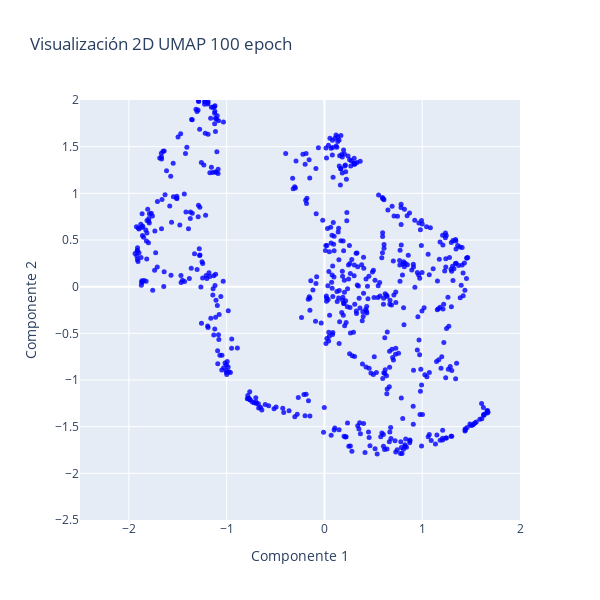

Notebook cell for this chart:
### Code cell
# Crear la figura
fig = go.Figure()

# Añadir el gráfico 2D (ignorando la tercera dimensión)
fig.add_trace(
    go.Scatter(
        x=all_weights_first_layer_mod["umap_2d_0"],
        y=all_weights_first_layer_mod["umap_2d_1"],
        mode='markers',
        marker=dict(size=5, opacity=0.8, color="blue"),
        showlegend=False  # Desactivar la leyenda
    )
)

rango_ejes = [-2.5, 2]

# Modificar los ejes del gráfico 2D
fig.update_xaxes(title_text="Componente 1", range=rango_ejes)
fig.update_yaxes(title_text="Componente 2", range=rango_ejes)

# Actualizar layout para ajustar el tamaño del gráfico
fig.update_layout(height=600, width=600, title_text=f"Visualización 2D UMAP {num_epochs} epoch")

# Mostrar el gráfico
fig.show()

### Figure 1 — Plotly figure (JSON) as saved in the notebook; plotly's stock layout.template omitted (floating-point values rounded to 4 significant figures; data arrays with more than 128 entries replaced by an {"elided": "..."} marker saying what was removed)
{"data": [{"marker": {"color": "blue", "opacity": 0.8, "size": 5}, "mode": "markers", "showlegend": false, "type": "scatter", "x": {"elided": "640 float values"}, "y": {"elided": "640 float values"}}], "layout": {"height": 600, "title": {"text": "Visualización 2D UMAP 100 epoch"}, "width": 600, "xaxis": {"range": [-2.5, 2], "title": {"text": "Componente 1"}}, "yaxis": {"range": [-2.5, 2], "title": {"text": "Componente 2"}}}}
